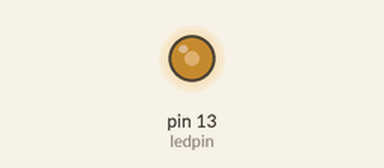
This sketch was run on a simulated Arduino Uno, built with avr-gcc and run on an emulated ATmega328P. Parts: output pins drawn as LEDs (lit = HIGH).

Above: at 0.1 s.
Timing chart, 0 to 1.6 s (numbered marks = the images above):
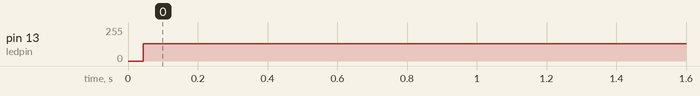

The sketch:

Fade.ino
```cpp
 int ledpin=13;
int brightness=0;
int fadeamount=5;
void setup() {
  // put your setup code here, to run once:
pinMode(ledpin,OUTPUT);

}

void loop() {
  // put your main code here, to run repeatedly:
analogWrite(ledpin,brightness);
brightness=brightness+fadeamount;
if(brightness<=0||brightness>=255)
{
  fadeamount=-fadeamount;
}
}
```

Measured:
- by itself, pin 13 (ledpin): 0/255 → 129/255 at 0.04 s
